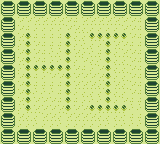

Tiled map render using the project's own tile images. Description and the whole map definition, tile-layer contents included, below:
An orthogonal 20x18 tile map with 8x8 px tiles, 1 tile layer (Tile Layer 1).

<map version="1.0" orientation="orthogonal" renderorder="right-down" width="20" height="18" tilewidth="8" tileheight="8" nextobjectid="1">
 <tileset firstgid="1" name="map" tilewidth="8" tileheight="8" tilecount="16">
  <image source="../images/map.png" width="32" height="32" />
  <tile id="10">
   <properties>
    <property name="collidable" value="true" />
   </properties>
  </tile>
  <tile id="11">
   <properties>
    <property name="collidable" value="true" />
   </properties>
  </tile>
  <tile id="14">
   <properties>
    <property name="collidable" value="true" />
   </properties>
  </tile>
  <tile id="15">
   <properties>
    <property name="collidable" value="true" />
   </properties>
  </tile>
 </tileset>
 <layer name="Tile Layer 1" width="20" height="18">
  <data encoding="csv">
11,12,11,12,11,12,11,12,11,12,11,12,11,12,11,12,11,12,11,12,
15,16,15,16,15,16,15,16,15,16,15,16,15,16,15,16,15,16,15,16,
11,12,9,9,9,9,9,9,9,10,9,9,9,9,9,9,9,10,11,12,
15,16,9,10,13,13,13,13,9,9,13,13,13,13,13,9,9,10,15,16,
11,12,9,5,10,10,10,10,5,13,13,5,5,5,5,5,9,10,11,12,
15,16,13,5,9,10,10,10,5,13,14,13,13,5,9,9,10,10,15,16,
11,12,9,5,9,10,14,14,5,9,13,14,10,5,13,9,9,10,11,12,
15,16,9,5,9,10,13,14,5,13,9,13,14,5,13,13,9,10,15,16,
11,12,13,5,5,5,5,5,5,9,10,13,9,5,13,13,9,10,11,12,
15,16,9,5,10,13,9,9,5,9,9,9,9,5,13,13,9,10,15,16,
11,12,9,5,10,10,10,10,5,9,9,9,13,5,9,13,9,10,11,12,
15,16,9,5,14,14,14,10,5,13,13,13,13,5,13,13,9,10,15,16,
11,12,9,5,9,9,9,10,5,10,13,14,14,5,13,9,10,10,11,12,
15,16,13,5,9,9,9,9,5,9,9,5,5,5,5,5,14,14,15,16,
11,12,9,13,13,9,9,13,9,9,9,9,13,13,13,14,10,10,11,12,
15,16,13,13,14,13,13,14,13,13,13,13,13,14,13,14,14,14,15,16,
11,12,11,12,11,12,11,12,11,12,11,12,11,12,11,12,11,12,11,12,
15,16,15,16,15,16,15,16,15,16,15,16,15,16,15,16,15,16,15,16
</data>
 </layer>
</map>